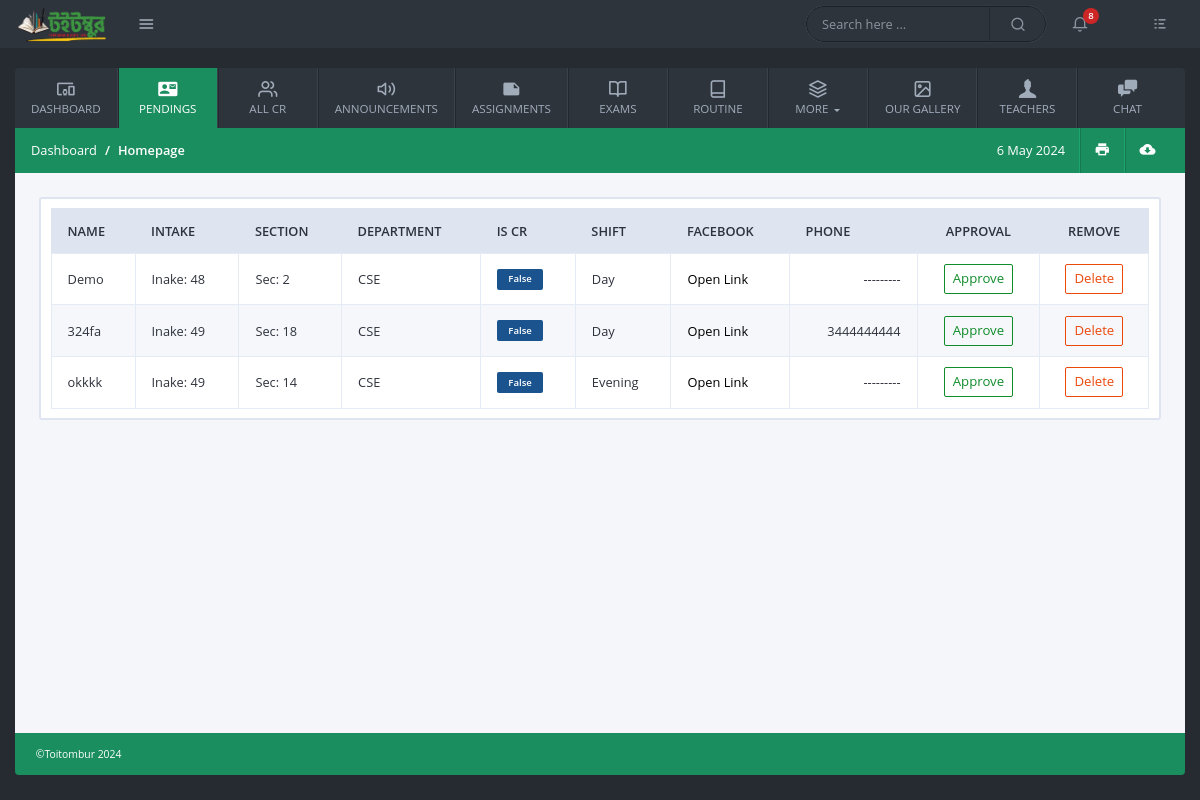
The page /pendings/ (signed in) on the database as committed earlier.
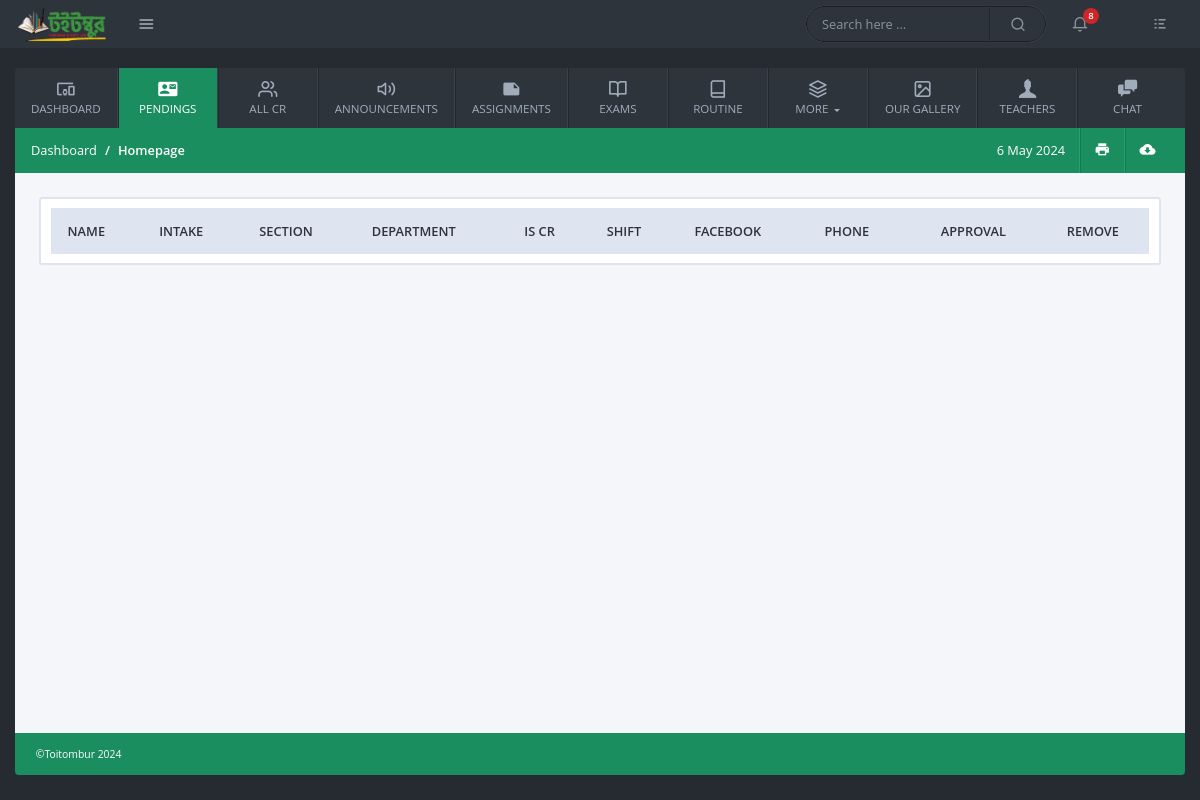
The same page on the database as committed later.
### users/models.py (models this page shows, shortened)
class CommonProfileModel(models.Model):
    uid = models.UUIDField(primary_key=True, default= uuid.uuid4, editable=False)
    account = models.OneToOneField(Profile, on_delete=models.CASCADE)
    created_at = models.DateTimeField(auto_now_add=True)
    updated_at = models.DateTimeField(auto_now=True)
    personal_id = models.CharField(unique=True, max_length=150)
    gender = models.CharField( max_length=50, choices=GENDERS, blank=True,null=True)
    image = models.FileField(upload_to="Profile_Pictures", null=True, blank=True)
    class Meta:
        abstract = True

class Student(CommonProfileModel):
    name = models.CharField(max_length=350)
    intake = models.ForeignKey(Intakes, on_delete=models.CASCADE)
    section = models.ForeignKey(Sections, on_delete=models.CASCADE)
    department = models.ForeignKey(Departments, on_delete=models.CASCADE)
    shift = models.CharField(max_length=50, choices= [("Day","day"), ("Evening", "evening")])
    is_class_cr = models.BooleanField(default=False)
    contact_number = models.PositiveIntegerField(null=True, blank=True)
    facebook_profile = models.CharField( max_length=500, null=True, blank=True)

class CommonBaseModel(models.Model):
    uid = models.UUIDField(primary_key=True, default= uuid.uuid4, editable=False)
    created_at = models.DateTimeField(auto_now_add=True)
    updated_at = models.DateTimeField(auto_now=True)
    class Meta:
        abstract = True

class Intakes(CommonBaseModel):
    intake = models.PositiveIntegerField()
    def __str__(self):
        return f"Inake: {self.intake}"

class Sections(CommonBaseModel):
    name = models.CharField(max_length=50)
    section = models.PositiveIntegerField()
    def __str__(self):
        return f"Sec: {self.section}"

class Departments(CommonBaseModel):
    name = models.CharField(max_length=150)
    short_name = models.CharField(max_length=50)
    department_chairman_name = models.CharField(max_length=350)
    chairman_room = models.CharField(max_length=150, null=True, blank=True)
    def __str__(self):
        return self.short_name

### common/views.py (the view, shortened to what this page needs)
# urls.py: path('pendings/', views.pendigs, name="pendings"),
@login_required()
def pendigs(request):
    context = {
        "page":"/Pendeng/"
               }
    if request.user.role == "admin":
        non_approved_profile = Student.objects.filter(account__is_approved = False)
        context["pending_student" ] = non_approved_profile
    else:
        messages.info(request,"You are not meant for approve students!")
        return redirect("homepage")
    return render(request, "pages/student_approval.html", context)

### templates/pages/student_approval.html (shortened to what this page needs)
{% extends "base/base.html" %}
{% load static %}
{% block content %}
{% if user.role == 'admin' or user.role == "cr" %}
{% include "pages/wait_student.html" %}
{% endif %}
{% endblock content %}

### templates/pages/wait_student.html (shortened to what this page needs)
<div class="table-container">
    <div class="table-responsive">
        <table class="table custom-table m-0">
            <thead>
                <tr>
                    <th>Name</th>
                    <th>Intake</th>
                    <th>Section</th>
                    <th>Department</th>
                    <th>Is CR</th>
                    <th>Shift</th>
                    <th>Facebook</th>
                    <th>Phone</th>
                    <th class="text-center">Approval</th>
                    <th class="text-center">Remove</th>
                </tr>
            </thead>
            <tbody>
                {% for student in pending_student %}
                <tr>
                    <td>{{student.name}}</td>
                    <td>{{student.intake}}</td>
                    <td>{{student.section}}</td>
                    <td>{{student.department}}</td>
                    <td><span class="badge badge-{% if student.is_class_cr %}danger{% else %}info{% endif %}">{{student.is_class_cr}}</span></td>
                    <td>{{student.shift}}</td>
                    <td class="text-danger"><a href="{{student.facebook_profile}}">Open Link</a></td>
                    <td class="text-right">{% if student.contact_number %}{{student.contact_number}}{% else %} --------- {% endif %}</td>
                    <form method="POST">
                        <td class="text-center"><button type="submit" class="btn btn-outline-success btn-sm">Approve</button></td>
                    </form>
                    <td class="text-center"><button type="button" class="btn btn-outline-danger btn-sm" data-toggle="modal" data-target="#basicModal">Delete</button></td>
                </tr>
                {% endfor %}
            </tbody>
        </table>
    </div>
</div>

Rows that differ between the two databases and show on the page:
removed Student: name "Demo", intake "Inake: 48", section "Sec: 2", department "CSE", is_class_cr "False", shift "Day"
removed Student: name "324fa", intake "Inake: 49", section "Sec: 18", department "CSE", is_class_cr "False", shift "Day", contact_number "3444444444"
removed Student: name "okkkk", intake "Inake: 49", section "Sec: 14", department "CSE", is_class_cr "False", shift "Evening"
